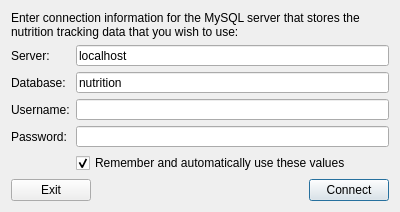
<?xml version="1.0" encoding="UTF-8"?>
<ui version="4.0">
 <class>DatabaseInformationClass</class>
 <widget class="QDialog" name="DatabaseInformationClass">
  <property name="windowModality">
   <enum>Qt::ApplicationModal</enum>
  </property>
  <property name="geometry">
   <rect>
    <x>0</x>
    <y>0</y>
    <width>400</width>
    <height>212</height>
   </rect>
  </property>
  <property name="windowTitle">
   <string>Database Connection Information</string>
  </property>
  <property name="modal">
   <bool>true</bool>
  </property>
  <layout class="QVBoxLayout" name="verticalLayout">
   <item>
    <widget class="QLabel" name="label_4">
     <property name="text">
      <string>Enter connection information for the MySQL server that stores the nutrition tracking data that you wish to use:</string>
     </property>
     <property name="wordWrap">
      <bool>true</bool>
     </property>
    </widget>
   </item>
   <item>
    <layout class="QFormLayout" name="formLayout">
     <property name="fieldGrowthPolicy">
      <enum>QFormLayout::ExpandingFieldsGrow</enum>
     </property>
     <item row="0" column="0">
      <widget class="QLabel" name="label">
       <property name="text">
        <string>Server:</string>
       </property>
      </widget>
     </item>
     <item row="0" column="1">
      <widget class="QLineEdit" name="txtServer">
       <property name="text">
        <string>localhost</string>
       </property>
      </widget>
     </item>
     <item row="1" column="0">
      <widget class="QLabel" name="label_5">
       <property name="text">
        <string>Database:</string>
       </property>
      </widget>
     </item>
     <item row="1" column="1">
      <widget class="QLineEdit" name="txtDatabase">
       <property name="text">
        <string>nutrition</string>
       </property>
      </widget>
     </item>
     <item row="2" column="0">
      <widget class="QLabel" name="label_2">
       <property name="text">
        <string>Username:</string>
       </property>
      </widget>
     </item>
     <item row="2" column="1">
      <widget class="QLineEdit" name="txtUsername"/>
     </item>
     <item row="3" column="0">
      <widget class="QLabel" name="label_3">
       <property name="text">
        <string>Password:</string>
       </property>
      </widget>
     </item>
     <item row="3" column="1">
      <widget class="QLineEdit" name="txtPassword">
       <property name="inputMask">
        <string/>
       </property>
       <property name="echoMode">
        <enum>QLineEdit::Password</enum>
       </property>
      </widget>
     </item>
     <item row="4" column="1">
      <widget class="QCheckBox" name="chkRemember">
       <property name="text">
        <string>Remember and automatically use these values</string>
       </property>
       <property name="checked">
        <bool>true</bool>
       </property>
      </widget>
     </item>
    </layout>
   </item>
   <item>
    <layout class="QHBoxLayout" name="horizontalLayout">
     <item>
      <widget class="QPushButton" name="btnExit">
       <property name="text">
        <string>Exit</string>
       </property>
       <property name="autoDefault">
        <bool>false</bool>
       </property>
      </widget>
     </item>
     <item>
      <spacer name="horizontalSpacer">
       <property name="orientation">
        <enum>Qt::Horizontal</enum>
       </property>
       <property name="sizeHint" stdset="0">
        <size>
         <width>40</width>
         <height>20</height>
        </size>
       </property>
      </spacer>
     </item>
     <item>
      <widget class="QLabel" name="lblFailed">
       <property name="text">
        <string/>
       </property>
       <property name="wordWrap">
        <bool>true</bool>
       </property>
      </widget>
     </item>
     <item>
      <spacer name="horizontalSpacer_2">
       <property name="orientation">
        <enum>Qt::Horizontal</enum>
       </property>
       <property name="sizeHint" stdset="0">
        <size>
         <width>40</width>
         <height>20</height>
        </size>
       </property>
      </spacer>
     </item>
     <item>
      <widget class="QPushButton" name="btnConnect">
       <property name="text">
        <string>Connect</string>
       </property>
       <property name="default">
        <bool>true</bool>
       </property>
      </widget>
     </item>
    </layout>
   </item>
  </layout>
 </widget>
 <layoutdefault spacing="6" margin="11"/>
 <resources/>
 <connections/>
</ui>
